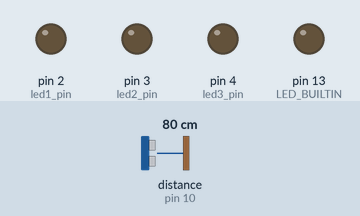
Bench run of a sketch on a simulated Arduino Uno, built with avr-gcc and run on an emulated ATmega328P. Shown: output pins drawn as LEDs (lit = HIGH). Wiring (inferred from the names in the program): ultrasonic range finder: trigger pin 9; echo pin 10. The inputs (shaded band) are chosen by the test bench; at power-on: distance to the obstacle (sensor on pin 10) 80 cm. The echo pulse lasts 58.3 µs per cm; pins used as bus, display or sensor lines are not drawn.

Above: at 1.8 s.
1.9 s: distance to the obstacle (sensor on pin 10) set to 43 cm
3.4 s: distance to the obstacle (sensor on pin 10) set to 36 cm
At 5.1 s:
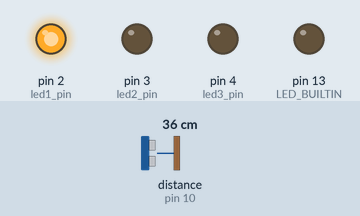
5.5 s: distance to the obstacle (sensor on pin 10) set to 28 cm
7.2 s: distance to the obstacle (sensor on pin 10) set to 23 cm
At 8.5 s:
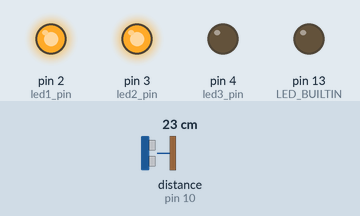
9.5 s: distance to the obstacle (sensor on pin 10) set to 16 cm
11.2 s: distance to the obstacle (sensor on pin 10) set to 12 cm
At 12.9 s:
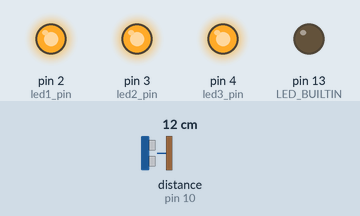
Timing chart, 0 to 14.4 s (numbered marks = the images above; inputs shaded):
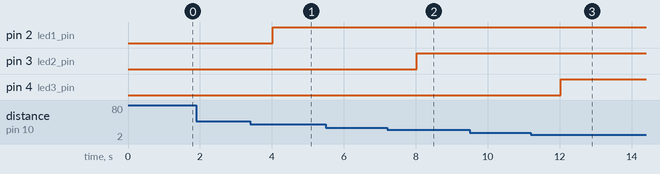

Measured:
- the behaviour switches between 39 and 38 cm on distance to the obstacle (sensor on pin 10) (found by bisection; images 0 and 1)
- the behaviour switches between 26 and 25 cm on distance to the obstacle (sensor on pin 10) (found by bisection; images 1 and 2)
- the behaviour switches between 14 and 13 cm on distance to the obstacle (sensor on pin 10) (found by bisection; images 2 and 3)
- after the input at 1.9 s, every drawn part: stays the same
- after the input at 3.4 s, pin 2 (led1_pin): LOW → HIGH after 0.62 s
- after the input at 5.5 s, every drawn part: stays the same
- after the input at 7.2 s, pin 3 (led2_pin): LOW → HIGH after 0.83 s
- after the input at 9.5 s, every drawn part: stays the same
- after the input at 11.2 s, pin 4 (led3_pin): LOW → HIGH after 0.83 s

The sketch:

arduino_nano_ultrasound_distance_sensor.ino
```cpp
/*
 *  Workshop_Nano_UltrasonicDistanceSensor
 *  Author: AdvantIoT Development Team
 *  Authored on: 11-Jan-2020
 *  Last Modified on: 07-Mar-2020
 *
 *  This is the complete sketch required for the Workshop_Nano_UltrasonicDistanceSensor circuit
 *  which has the following:
 *  - An ultrasonic distance centre
 *  - Three LEDs, all three lighting up when object is closer than a threshold,
 *  reducing to two and one as object moves away
 *
 */

//Define pins numbers
const int trigger_pin = 9;
const int echo_pin = 10;

const int led1_pin = 2;
const int led2_pin = 3;
const int led3_pin = 4;

// defines variables
long pulse_duration;
int distance_cm;
int distance_inches;

void setup() {
  // put your setup code here, to run once:

  //Turn the built in LED off (not usually required, mine staying on for some reason)
  pinMode(LED_BUILTIN, OUTPUT);
  digitalWrite(LED_BUILTIN, LOW);

  pinMode(trigger_pin, OUTPUT); // Sets the trigger pin as an Output
  pinMode(echo_pin, INPUT); // Sets the echo pin as an Input

  pinMode(led1_pin, OUTPUT); // Sets the trigger pin as an Output
  pinMode(led2_pin, OUTPUT); // Sets the trigger pin as an Output
  pinMode(led3_pin, OUTPUT); // Sets the trigger pin as an Output

  Serial.begin(115200); // Starts the serial communication
}

void loop() {
  // put your main code here, to run repeatedly:

  // Clears the trigger pin
  digitalWrite(trigger_pin, LOW);
  delayMicroseconds(2);

  // Sets the trigger pin on HIGH state for 10 micro seconds
  //This pulse is sent out as a sound wave and reflected back if it encounters an object
  digitalWrite(trigger_pin, LOW);
  delayMicroseconds(5);
  digitalWrite(trigger_pin, HIGH);
  delayMicroseconds(10);
  digitalWrite(trigger_pin, LOW);

  // Reads the echo pin, returns the sound wave travel time in microseconds
  //pulseIn() measures the time from the signal going high to it going low again
  pulse_duration = pulseIn(echo_pin, HIGH);

  //Convert the time to distance
  distance_cm = (pulse_duration/2)*0.0343; //Or divide by 29.1
  distance_inches = (pulse_duration/2)*0.0135; //Or divide by 74

  /* Prints the distance on the Serial Monitor
  Serial.print("Distance: ");
  Serial.print(distance_cm);
  Serial.print(" cm or ");
  Serial.print(distance_inches);
  Serial.println(" inches.");
  */

  //Light up more LEDs as the object somes closer
  if(distance_inches > 15){
    digitalWrite(led1_pin, LOW);
    digitalWrite(led2_pin, LOW);
    digitalWrite(led3_pin, LOW);
  }else if(distance_inches > 10 && distance_inches < 15){
    digitalWrite(led1_pin, HIGH);
    digitalWrite(led2_pin, LOW);
    digitalWrite(led3_pin, LOW);
  }else if(distance_inches > 5 && distance_inches < 10){
    digitalWrite(led1_pin, HIGH);
    digitalWrite(led2_pin, HIGH);
    digitalWrite(led3_pin, LOW);
  }else if(distance_inches < 5){
    digitalWrite(led1_pin, HIGH);
    digitalWrite(led2_pin, HIGH);
    digitalWrite(led3_pin, HIGH);
  }

  delay(1000);
}
```
